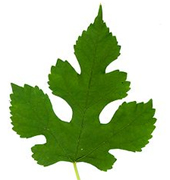
#> input picture DSP2/00feitos/Atividade 16 filtros em imagensTarefa/atividade-filtros-imagem-ESP32/hw3_data/hw3_leaf_training_1.jpg, 170 x 180 px, found by its file name
$ jupyter execute --allow-errors Atividade_Filtros_Imagem_mais_ESP32CAM.ipynb
#> lines starting #> are read from the running program, lines starting #| are printed output that depends on the picture; after the words box and inside, x2 and y2 are one past the last pixel; in counts of white or black regions, pixels touching at a corner belong together
INSTITUTO FEDERAL DE EDUCAÇÃO, CIÊNCIA E TECNOLOGIA DE SANTA CATARINA \
CAMPUS FLORIANÓPOLIS \
DEPARTAMENTO ACADÊMICO DE ELETRÔNICA \
ENGENHARIA ELETRÔNICA

Estudante: Marcelo Brancalhão Gaspar

# Atividade: Filtros em Imagens

[cell 1]
from skimage import io
from skimage.filters import unsharp_mask, sobel
from skimage.filters.rank import median
from skimage.morphology import disk
import numpy as np
import scipy as scp
from scipy.ndimage import convolve
import matplotlib.pyplot as plt
from imshowpair import imshowpair

## Trabalhando com imagens pré-gravadas no computador

### Filtros passa-baixas

1. Vimos que para filtrar uma imagem, é necessário definir um *kernel*, que nada mais é que a resposta ao impulso do filtro. Considere a imagem [1]. Defina filtros passa-baixas (a) 3x3 e (b) 9x9. Você pode gerar manualmente a matriz (como no exemplo _Blur_ de [2]) ou usar um dos elementos estruturantes (*square*, *disk*, etc.) do módulo *morphology* do Skimage [3]. Filtre a imagem. A imagem é melhorada com esses filtros? Mostre os resultados.

#> (a cell that did not finish here is left out)

2. Filtre a mesma imagem [1] com filtro de mediana [4]. A imagem é melhorada? Qual a influência do tamanho do filtro e do formato do elemento estruturante? O filtro de mediana é linear? Mostre os resultados.

### O filtro de mediana é altamente eficaz para ruidos granulados. Desta forma para a imagem analisada ele apresenta resultados melhores do que os filtros passa-baixas. Estruturas de filtro com o raio muito grande borram a imagem, porem para raios menores ele preserva as bordas dos objetos presentes na imagem.

#> (a cell that did not finish here is left out)

### Filtros passa-altas

4. Considere a imagem [5]. Procure melhorá-la (aguçar os contornos) usando um filtro linear. Você pode usar um filtro passa-altas (como no exemplo _Sharpening_ de [2]) ou a máscara *unsharp_mask* de `skimage.filters` [6]. Apresente os resultados.

#> (a cell that did not finish here is left out)

## Usando imagens capturadas com ESP32-CAM
Da mesma forma que nas atividades anteriores, iremos capturar imagens com a ESP32-CAM e processá-las em um cliente http usando OpenCV no Python.

Então, a primeira parte é ter o servidor funcionando. Usaremos exatamente a mesma configuração da primeira atividade com a placa ESP32-CAM, disponível em https://github.com/fspacheco/esp32-cam/tree/main/ESP32-AP-CameraWebServer. Você pode observar no código em `app_httpd.cpp`, na função `startCameraServer()`, que existe um *uniform resource identifier* (URI) para **captura** de uma imagem, bastando apontar para http://192.168.4.1/capture e obtendo como retorno uma imagem no formato jpg.

[cell 5]
# adaptado de https://how2electronics.com/color-detection-tracking-with-esp32-cam-opencv/
import cv2
import urllib.request
import numpy as np

url='http://192.168.4.1/capture'
#> url = 'http://192.168.4.1/capture'

#> (the rest of this cell did not finish here and is left out)

5. Agora, a partir da imagem `gray`, use as funções `cv.filter2D` e `cv.mediamBlur` [7] para melhorar a imagem capturada. Apresente o código, imagens resultantes e comente.

Inclua, aqui, um quadro capturado e o resultado. Para isso, você deve gravar as imagens com `imwrite` e incorporar o link com o código mostrado abaixo. Ao enviar seu relatório, inclua as imagens no pacote zip.

[cell 6]
img = cv2.imread('imagem-capturada3.jpg')
#> (the rest of this cell did not finish here and is left out)

#> (a cell that did not finish here is left out)

#> (a cell that did not finish here is left out)

### As funções em alguns testes parecem deixar alguns detalhes mais nitidos, porem diminuem a diferença entre as bordas

## Detecção de bordas (Opcional)

5. Usando um kernel do tipo Sobel ou Canny, identifique as bordas da folha na imagem [8]. Mostre o resultado. Depois, aplique os mesmos parâmetros para a imagem [9]. As bordas são detectadas corretamente? É necessário ajustar os parâmetros?

[cell 9]
t_lower = 100  # Lower Threshold
t_upper = 200  # Upper threshold
aperture_size = 3  # Aperture size

leaf_1 = io.imread('hw3_leaf_training_1.jpg')
#> leaf_1 is the input picture: shape (180, 170, 3); mean R, G, B 179.4, 198.8, 158.3
leaf_1_sobel = cv2.Canny(leaf_1, t_lower, t_upper,
                 apertureSize=aperture_size)
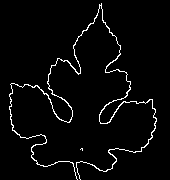
#> leaf_1_sobel: shape (180, 170); 3.3% white in thin lines or dots, all inside (x1, y1, x2, y2) = (9, 3, 157, 180)
leaf_4 = io.imread('hw3_leaf_training_4.jpg')
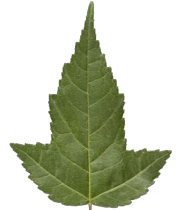
#> input picture DSP2/00feitos/Atividade 16 filtros em imagensTarefa/atividade-filtros-imagem-ESP32/hw3_data/hw3_leaf_training_4.jpg, 180 x 210 px, found by its file name
#> leaf_4 is the input picture: shape (210, 180, 3); mean R, G, B 197.7, 203, 182.8
leaf_4_sobel = cv2.Canny(leaf_4, t_lower, t_upper,
                 apertureSize=aperture_size)
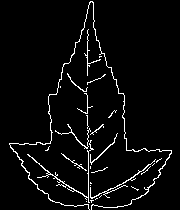
#> leaf_4_sobel: shape (210, 180); 4.3% white in thin lines or dots

fig, (ax1, ax2) = plt.subplots(1, 2, figsize=(12, 12))
ax1.imshow(leaf_1, cmap=plt.cm.gray)
ax1.set_title('Imagem original')

ax2.imshow(leaf_1_sobel, cmap=plt.cm.gray)
ax2.set_title('Detecção de borda da imagem')

fig, (ax3, ax4) = plt.subplots(1, 2, figsize=(12, 12))
ax3.imshow(leaf_4, cmap=plt.cm.gray)
ax3.set_title('Imagem original')

ax4.imshow(leaf_4_sobel, cmap=plt.cm.gray)
ax4.set_title('Detecção de borda da imagem')
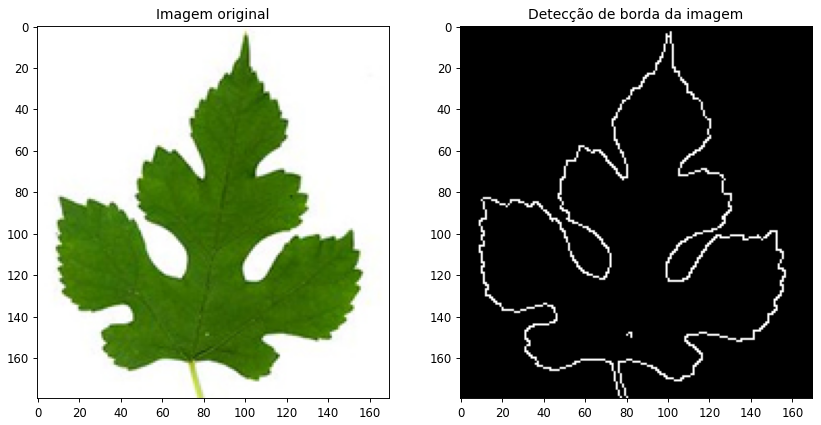
#> figure drawn by matplotlib, 2 panels
